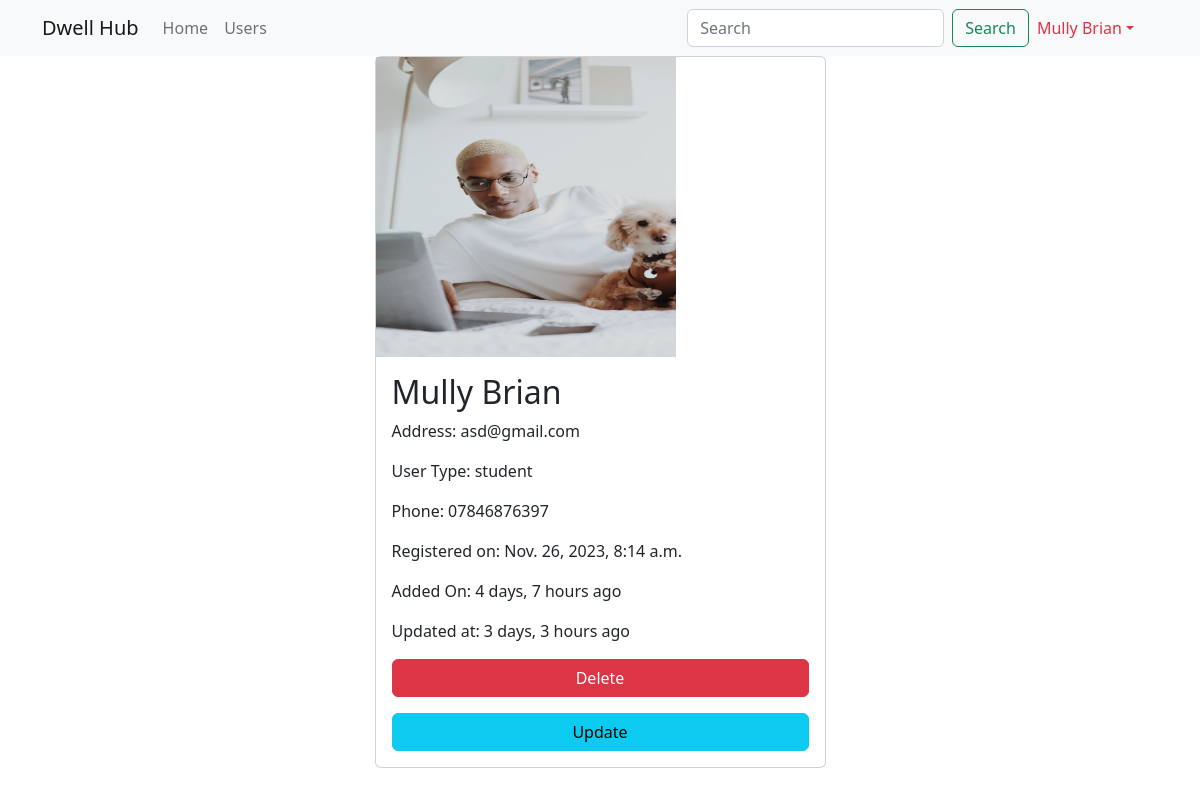
The page /user/7 (signed in) on the database as committed earlier.
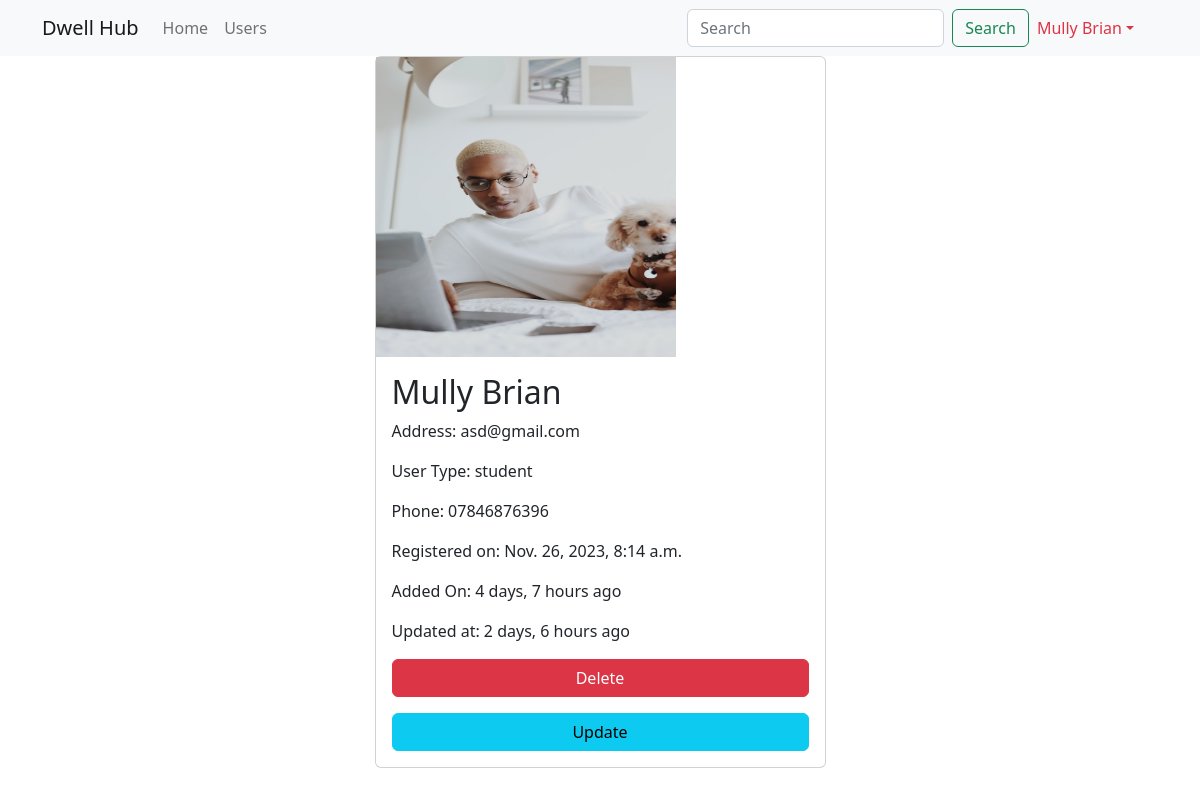
The same page on the database as committed later.
### main_app/models.py (models this page shows, shortened)
class User(models.Model):
    username = models.CharField(max_length=100)
    email = models.EmailField(unique=True)
    password = models.CharField(max_length=100)
    user_type = models.CharField(max_length=50)
    profile_picture = models.ImageField(upload_to="media/users", blank=True, null=True)
    phone = models.CharField(max_length=100)
    reg_date = models.DateTimeField(auto_now_add=True)
    created_at = models.DateTimeField(auto_now_add=True)
    updated_at = models.DateTimeField(auto_now=True)

### main_app/views.py (the view)
# urls.py: path('user/<int:user_id>', views.user_details, name="details"),
@login_required
def user_details(request, user_id):
    user = User.objects.get(pk=user_id)
    return render(request, 'user_details.html', {"user": user})

### templates/user_details.html (shortened to what this page needs)
{% extends 'base_template.html' %}
{% load humanize %}
{% block content %}
{% include 'navbar.html' %}
<div class="container">
    <div class="row justify-content-center">
        <div class="col-sm-5">
            <div class="card">
                {% if user.profile_picture %}
                    <img src="{{ user.profile_picture.url }}" height="300" width="300" alt="" >
                {% endif %}
                <div class="card-body">
                    <h2 class="card-title">{{ user.username | title }}</h2>
                    <p class="card-text">Address: {{ user.email }}</p>
                    <p class="card-text">User Type: {{ user.user_type }}</p>
                    <p class="card-text">Phone: {{ user.phone }}</p>
                    <p class="card-text">Registered on: {{ user.reg_date }}</p>
                    <p class="card-text">Added On: {{ user.created_at | naturaltime }}</p>
                    <p class="card-text">Updated at: {{ user.updated_at | naturaltime }}</p>
                    {% if perms.main_app.delete_user %}
                    	<a href="{% url 'delete' user.id %}" class="btn btn-danger w-100">Delete</a>
                    {% endif %}
                    {% if perms.main_app.change_user %}
                        <a href="{% url 'update' user.id %}" class="btn btn-info w-100 mt-3">Update</a>
                    {% endif %}
                </div>
            </div>
        </div>
    </div>
</div>
{% endblock %}

### templates/base_template.html (shortened to what this page needs)
<!doctype html>
<html lang="en">
<head>
        <link href="https://cdn.jsdelivr.net/npm/bootstrap@5.2.3/dist/css/bootstrap.min.css" rel="stylesheet">
</head>
<body>
{% block content %}
{% endblock %}
</body>
</html>

### templates/navbar.html (shortened to what this page needs)
<nav class="navbar sticky-top navbar-expand-lg bg-light">
    <div class="container">
        <a class="navbar-brand" href="{% url 'user' %}">Dwell Hub</a>
        <div class="collapse navbar-collapse" id="navbarTogglerDemo02">
            <ul class="navbar-nav me-auto mb-2 mb-lg-0">
                <li class="nav-item">
                    <a class="nav-link {% if "/" == request.path %} active {% endif %}" aria-current="page"
                       href="{% url 'home' %}">Home</a>
                </li>
                <li class="nav-item">
                    <a class="nav-link {% if "/user"  == request.path %} active {% endif %}" href="{% url 'all' %}">Users</a>
                </li>
            </ul>
            <form class="d-flex" role="search" method="get" action="{% url 'search' %}">
                <input class="form-control me-2" name="search_word" type="search" placeholder="Search"
                       aria-label="Search">
                <button class="btn btn-outline-success" type="submit">Search</button>
            </form>
            <ul class="navbar-nav me-3 mb-2 mb-lg-0">
                <li class="nav-item dropdown">
                    <a class="nav-link dropdown-toggle text-danger" href="#" role="button" data-bs-toggle="dropdown">{{ user.username }}</a>
                </li>
            </ul>
        </div>
    </div>
</nav>

Rows that differ between the two databases and show on the page:
changed User "Mully Brian": phone "07846876397" → "07846876396"; updated_at "3 days, 3 hours ago" → "2 days, 6 hours ago"
